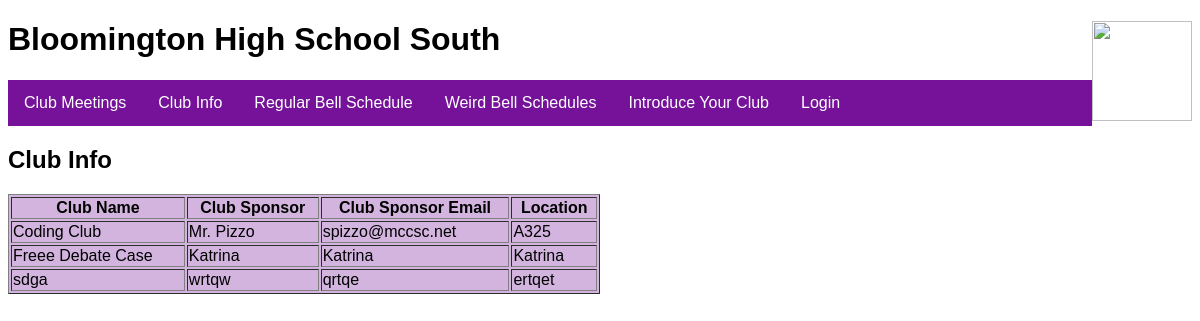
Page /displayallclubinfo.php on the earlier database version.
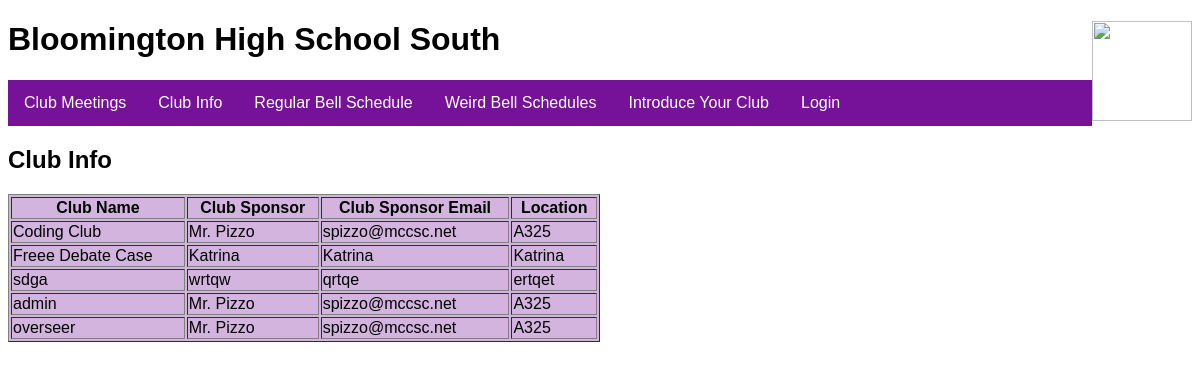
Same page on the later database version.
### tables this page shows
CREATE TABLE `introduce_responses` (
  `id` int(6) NOT NULL,
  `clubname` varchar(30) NOT NULL,
  `clubsponsorname` varchar(30) NOT NULL,
  `clubsponsoremail` varchar(30) NOT NULL,
  `clubmeetinglocation` varchar(30) NOT NULL,
  `clubmeetingdescription` varchar(30) NOT NULL,
  `clubpassword` varchar(30) NOT NULL
);

### displayallclubinfo.php (the view, shortened to what this page needs)
<h2>Club Info</h2>
<?php
$servername = "localhost";
$username = "root";
$password = "";
$dbname = "bhss_schedule";
$dbconnector = mysqli_connect($servername, $username, $password, $dbname);
$query = "SELECT * FROM introduce_responses";
$result = mysqli_query($dbconnector, $query);
if (mysqli_num_rows($result) > 0) {
  echo "<table border='1' width='50%' bgcolor = '#D2B4DE'><tr>
  <th style=\"font-family: Arial, Helvetica, sans-serif;\">Club Name</th>
  <th style=\"font-family: Arial, Helvetica, sans-serif;\">Club Sponsor</th>
  <th style=\"font-family: Arial, Helvetica, sans-serif;\">Club Sponsor Email</th>
  <th style=\"font-family: Arial, Helvetica, sans-serif;\">Location</th>
  </tr>";
  while ($row = mysqli_fetch_assoc($result)) {
    echo "<tr>
    <td style=\"font-family: Arial, Helvetica, sans-serif;\">{$row['clubname']}</td>
    <td style=\"font-family: Arial, Helvetica, sans-serif;\">{$row['clubsponsorname']}</td>
    <td style=\"font-family: Arial, Helvetica, sans-serif;\">{$row['clubsponsoremail']}</td>
    <td style=\"font-family: Arial, Helvetica, sans-serif;\">{$row['clubmeetinglocation']}</td>
    </tr>";
  }
  echo "</table>";
}
?>
<?php
include("includes/footer.inc");
?>

Differences in the rows shown:
added introduce_responses: clubname "admin", clubsponsorname "Mr. Pizzo", clubsponsoremail "spizzo@mccsc.net", clubmeetinglocation "A325"
added introduce_responses: clubname "overseer", clubsponsorname "Mr. Pizzo", clubsponsoremail "spizzo@mccsc.net", clubmeetinglocation "A325"
